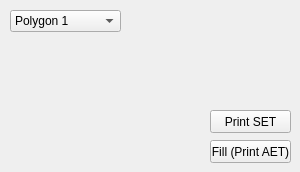
      <widget class="QWidget" name="tab_11">
       <attribute name="title">
        <string>Preset Polygons</string>
       </attribute>
       <widget class="QComboBox" name="polyPrebuiltCmb">
        <property name="geometry">
         <rect>
          <x>10</x>
          <y>10</y>
          <width>111</width>
          <height>22</height>
         </rect>
        </property>
        <item>
         <property name="text">
          <string>Polygon 1</string>
         </property>
        </item>
        <item>
         <property name="text">
          <string>Polygon 2</string>
         </property>
        </item>
        <item>
         <property name="text">
          <string>Polygon 3</string>
         </property>
        </item>
        <item>
         <property name="text">
          <string>Polygon 4</string>
         </property>
        </item>
        <item>
         <property name="text">
          <string>Polygon 5</string>
         </property>
        </item>
        <item>
         <property name="text">
          <string>Polygon 6</string>
         </property>
        </item>
        <item>
         <property name="text">
          <string>Polygon 7</string>
         </property>
        </item>
        <item>
         <property name="text">
          <string>Polygon 8</string>
         </property>
        </item>
        <item>
         <property name="text">
          <string>Polygon 9</string>
         </property>
        </item>
       </widget>
       <widget class="QPushButton" name="polygonPrebuiltFill">
        <property name="geometry">
         <rect>
          <x>210</x>
          <y>140</y>
          <width>81</width>
          <height>23</height>
         </rect>
        </property>
        <property name="text">
         <string>Fill (Print AET)</string>
        </property>
       </widget>
       <widget class="QPushButton" name="polygonPrebuildSet">
        <property name="geometry">
         <rect>
          <x>210</x>
          <y>110</y>
          <width>81</width>
          <height>23</height>
         </rect>
        </property>
        <property name="text">
         <string>Print SET</string>
        </property>
       </widget>
      </widget>
